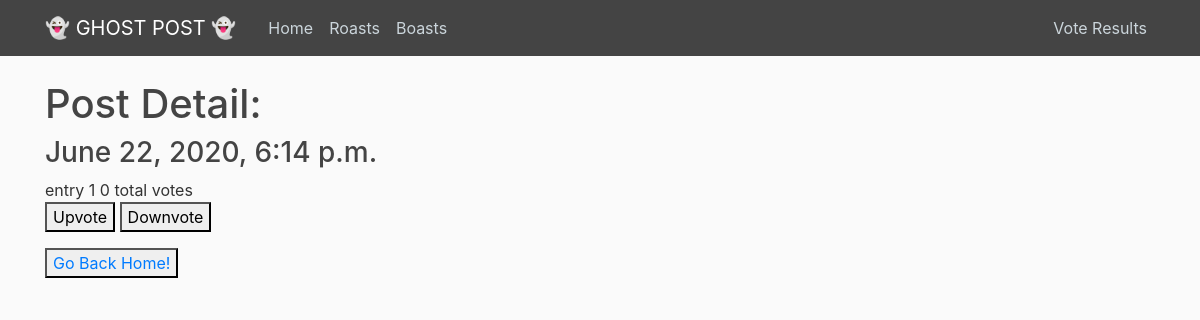
Before: /post_view/1/ with the older database file.
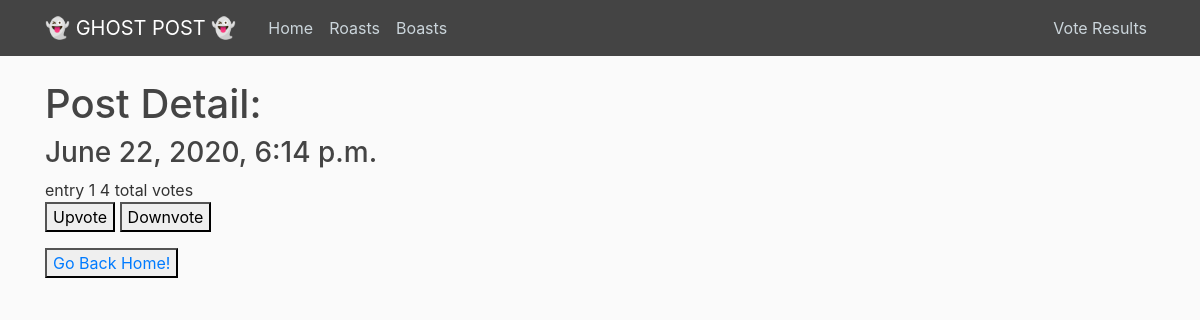
After: the same page with the newer database file.
### posts/models.py (models this page shows, shortened)
class GhostPost(models.Model):
    post          = models.CharField(max_length=250)
    time_post     = models.DateTimeField(default=now)
    total_both    = models.IntegerField(default=0)
    is_boast      = models.BooleanField(default=False)
    up_votes      = models.IntegerField(default=0)
    down_votes    = models.IntegerField(default=0)

### posts/views.py (the view)
# urls.py: path('post_view/<int:id>/', views.post_view, name="post_view"),
def post_view(req, id):
    data = GhostPost.objects.get(id=id)
    return render(req, 'post_view.html', {'data': data})

### posts/templates/post_view.html
{% extends 'base.html' %}
{% block content %}
<h1>Post Detail:</h1>
<h3>{{data.time_post}}</h3>
{{data.post}}
{{data.total_both}} total votes
<p>
<a href='/up_vote/{{data.id}}'><button>Upvote</button></a>
<a href='/down_vote/{{data.id}}'><button>Downvote</button></a>
</p>
<button><a href='/'>Go Back Home!</a></button>
{% endblock content %}

Changed rows visible on the page:
changed GhostPost "entry 1": total_both "0" → "4"
